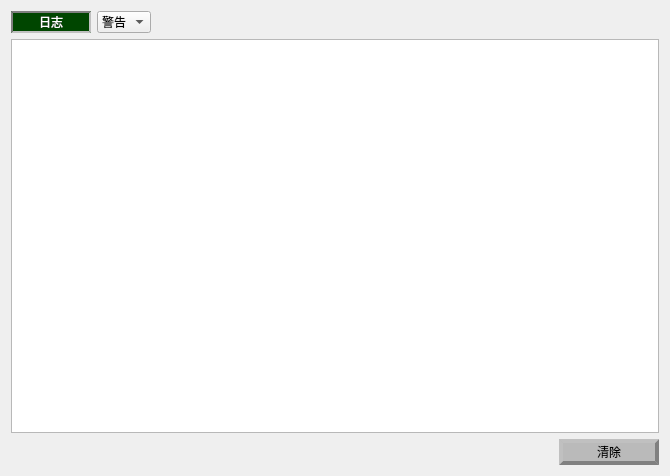
<?xml version="1.0" encoding="UTF-8"?>
<ui version="4.0">
 <class>Log</class>
 <widget class="QWidget" name="Log">
  <property name="geometry">
   <rect>
    <x>0</x>
    <y>0</y>
    <width>670</width>
    <height>476</height>
   </rect>
  </property>
  <property name="windowTitle">
   <string>Log</string>
  </property>
  <property name="styleSheet">
   <string notr="true"/>
  </property>
  <layout class="QGridLayout" name="gridLayout">
   <item row="0" column="0">
    <layout class="QVBoxLayout" name="verticalLayout" stretch="1,10,1">
     <item>
      <layout class="QHBoxLayout" name="horizontalLayout" stretch="1,0,0">
       <item>
        <widget class="QPushButton" name="pushButton">
         <property name="sizePolicy">
          <sizepolicy hsizetype="Maximum" vsizetype="Maximum">
           <horstretch>0</horstretch>
           <verstretch>0</verstretch>
          </sizepolicy>
         </property>
         <property name="minimumSize">
          <size>
           <width>80</width>
           <height>20</height>
          </size>
         </property>
         <property name="styleSheet">
          <string notr="true">color: rgb(255, 255, 255);
background-color: rgb(0, 70, 0);
border: 2px inset gray;</string>
         </property>
         <property name="text">
          <string>日志</string>
         </property>
        </widget>
       </item>
       <item>
        <widget class="QComboBox" name="comboBox">
         <property name="sizePolicy">
          <sizepolicy hsizetype="Preferred" vsizetype="Maximum">
           <horstretch>0</horstretch>
           <verstretch>0</verstretch>
          </sizepolicy>
         </property>
         <item>
          <property name="text">
           <string>警告</string>
          </property>
         </item>
         <item>
          <property name="text">
           <string>提醒</string>
          </property>
         </item>
         <item>
          <property name="text">
           <string>错误</string>
          </property>
         </item>
        </widget>
       </item>
       <item>
        <spacer name="horizontalSpacer">
         <property name="orientation">
          <enum>Qt::Horizontal</enum>
         </property>
         <property name="sizeHint" stdset="0">
          <size>
           <width>40</width>
           <height>20</height>
          </size>
         </property>
        </spacer>
       </item>
      </layout>
     </item>
     <item>
      <widget class="QTableView" name="tableView">
       <property name="enabled">
        <bool>true</bool>
       </property>
       <property name="sizePolicy">
        <sizepolicy hsizetype="Expanding" vsizetype="Ignored">
         <horstretch>0</horstretch>
         <verstretch>0</verstretch>
        </sizepolicy>
       </property>
       <property name="styleSheet">
        <string notr="true"/>
       </property>
       <property name="selectionMode">
        <enum>QAbstractItemView::NoSelection</enum>
       </property>
       <property name="selectionBehavior">
        <enum>QAbstractItemView::SelectRows</enum>
       </property>
      </widget>
     </item>
     <item>
      <layout class="QHBoxLayout" name="horizontalLayout_2" stretch="0,2">
       <item>
        <spacer name="horizontalSpacer_2">
         <property name="orientation">
          <enum>Qt::Horizontal</enum>
         </property>
         <property name="sizeType">
          <enum>QSizePolicy::Expanding</enum>
         </property>
         <property name="sizeHint" stdset="0">
          <size>
           <width>40</width>
           <height>20</height>
          </size>
         </property>
        </spacer>
       </item>
       <item>
        <widget class="QPushButton" name="pBtnCleanup">
         <property name="sizePolicy">
          <sizepolicy hsizetype="Ignored" vsizetype="Fixed">
           <horstretch>0</horstretch>
           <verstretch>0</verstretch>
          </sizepolicy>
         </property>
         <property name="minimumSize">
          <size>
           <width>0</width>
           <height>25</height>
          </size>
         </property>
         <property name="maximumSize">
          <size>
           <width>100</width>
           <height>16777215</height>
          </size>
         </property>
         <property name="styleSheet">
          <string notr="true">QPushButton
{background-color: rgb(186, 186, 186);
border: 4px gray;
color: rgb(0, 0, 0);
border-style:outset;
}
QPushButton:pressed
{background-color: rgb(186, 186, 186);
border: 4px gray;
color: rgb(0, 0, 0);
border-style:inset;}</string>
         </property>
         <property name="text">
          <string>清除</string>
         </property>
        </widget>
       </item>
      </layout>
     </item>
    </layout>
   </item>
  </layout>
 </widget>
 <layoutdefault spacing="6" margin="11"/>
 <resources/>
 <connections/>
</ui>
